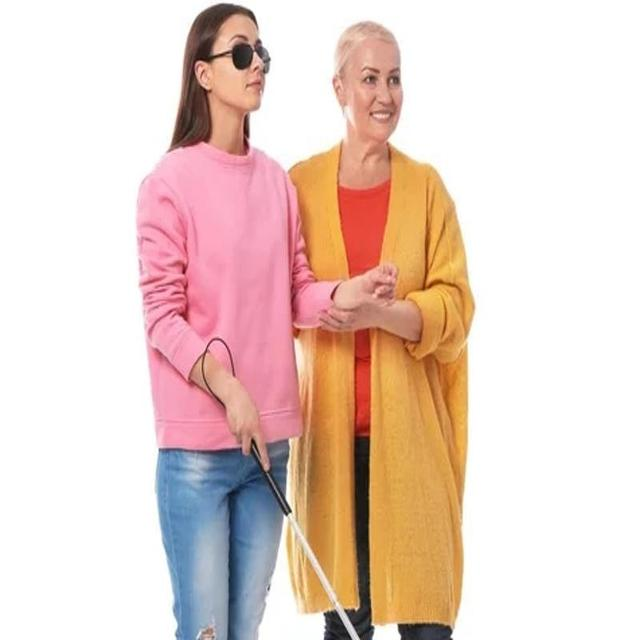
#> input picture Blind/bs_101_2.jpg, 640 x 640 px
$ python crop_image.py --input_dir Blind --output_dir out --crop_size 100
#> lines starting #> are read from the running program, lines starting #| are printed output that depends on the picture
#> in crop_folder, image is the input picture: PIL image 640x640 RGB; mean R, G, B 232.7, 209.8, 200.7
# crop_image.py

import os
import argparse
from PIL import Image

def center_crop(image, crop_size):
    """
    Center crop the image to the specified size.

    Args:
        image (PIL.Image): The image to crop.
        crop_size (int or tuple): Size to crop (height, width).

    Returns:
        PIL.Image: Cropped image.
    """
#> called with crop_size = 100
    width, height = image.size
#> width = 640; height = 640
    if isinstance(crop_size, int):
        crop_width, crop_height = crop_size, crop_size
    else:
        crop_width, crop_height = crop_size

    left = (width - crop_width) // 2
#> left = 270
    top = (height - crop_height) // 2
#> top = 270
    right = left + crop_width
#> right = 370
    bottom = top + crop_height
#> bottom = 370

    return image.crop((left, top, right, bottom))
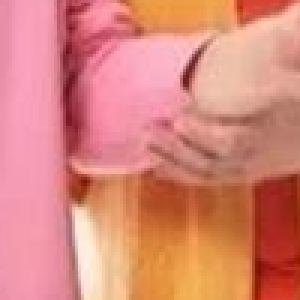
#> returned value: PIL image 100x100 RGB (shown 3 times larger); mean R, G, B 217.9, 134.5, 122.3

def crop_folder(input_dir, output_dir, crop_size):
    os.makedirs(output_dir, exist_ok=True)

    for file in os.listdir(input_dir):
        if file.lower().endswith((".jpg", ".jpeg", ".png")):
            image_path = os.path.join(input_dir, file)
            image = Image.open(image_path).convert("RGB")
            cropped = center_crop(image, crop_size)
            save_path = os.path.join(output_dir, file)
            cropped.save(save_path)
            print(f"Cropped and saved: {file}")
#> pass 2 of the loop in crop_folder, `for file in os.listdir(input_dir):`:
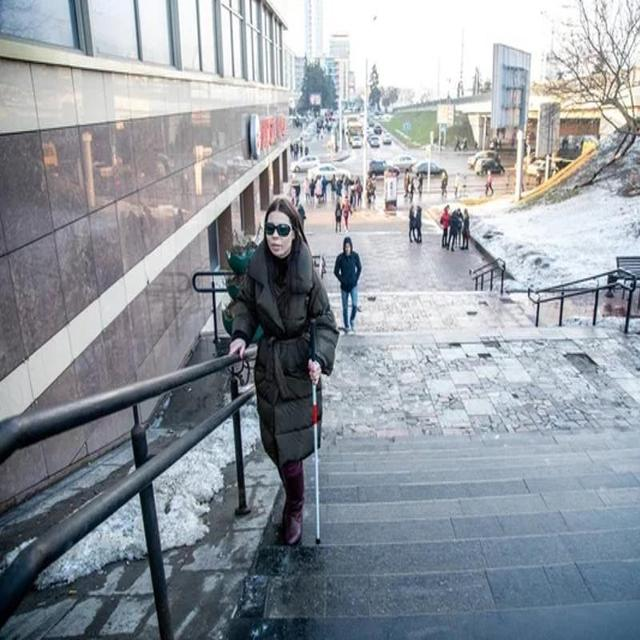
#> input picture Blind/bs_103_2.jpg, 640 x 640 px
#> in crop_folder, image is the input picture: PIL image 640x640 RGB; mean R, G, B 147.1, 153.3, 160.8
#> in center_crop (call 2), `return image.crop((left, top, right, bottom))`:
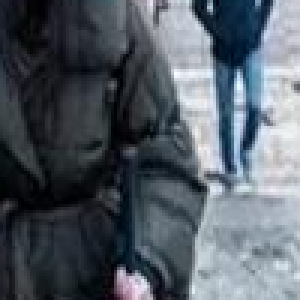
#> returned value: PIL image 100x100 RGB (shown 3 times larger); mean R, G, B 84.2, 92.4, 101.5

def main():
    parser = argparse.ArgumentParser(description="Center crop images in a folder")
    parser.add_argument("--input_dir", type=str, required=True, help="Directory with input images")
    parser.add_argument("--output_dir", type=str, required=True, help="Directory to save cropped images")
    parser.add_argument("--crop_size", type=int, nargs='+', required=True, help="Crop size (one value or two: width height)")
    args = parser.parse_args()

    crop_size = tuple(args.crop_size) if len(args.crop_size) > 1 else args.crop_size[0]
    crop_folder(args.input_dir, args.output_dir, crop_size)

if __name__ == "__main__":
    main()
